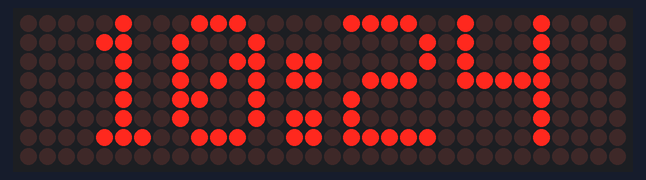
Simulated run of this sketch. Board: ESP32. On the bench: 32×8 LED matrix. WiFi joins after 1.5 s; servers stay silent unless stated; network time is answered at once with the bench clock; the local clock reads 2024-03-15 10:24:30 at power-on unless the sketch sets it; what the sketch prints to the serial monitor is not drawn.

Above: at 1.6 s.
At 30.6 s:
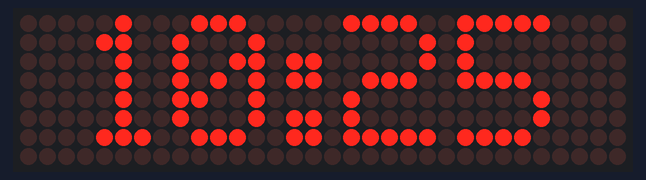
At 90.7 s:
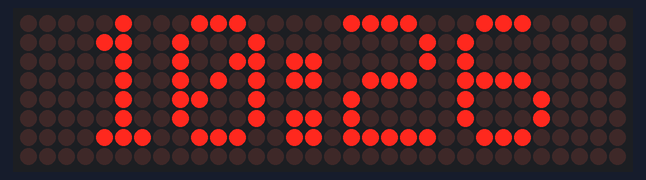

The sketch:

PanelLed1x8HoraESP32.ino
```cpp
#include <WiFi.h>
#include <NTPClient.h>
#include <WiFiUdp.h>
#include <MD_Parola.h>
#include <MD_MAX72xx.h>
#include <SPI.h>

#define HARDWARE_TYPE MD_MAX72XX::FC16_HW
//#define HARDWARE_TYPE MD_MAX72XX::GENERIC_H

#define MAX_DEVICES 4
#define CLK_PIN 18
#define DATA_PIN 23
#define CS_PIN 5
MD_Parola Display = MD_Parola(HARDWARE_TYPE, DATA_PIN, CLK_PIN, CS_PIN, MAX_DEVICES);

WiFiUDP ntpUDP;
NTPClient timeClient(ntpUDP);

const char* ssid = "Jessica2.4";
const char* password = "167832873";

String Time, hour, minute, seconds;
String Formatted_date;
long currentMillis = 0;
long previousMillis = 0;
int interval = 1000;
int intensity = 15;  // Nivel de intensidad (0-15)

void setup() {
  Serial.begin(115200);
  WiFi.begin(ssid, password);
  while (WiFi.status() != WL_CONNECTED) {
    delay(500);
    Serial.print("Connecting.");
  }
  Serial.println("");
  Serial.println("WiFi connected.");

  timeClient.begin();
  timeClient.setTimeOffset(-4 * 3600);

  Display.begin();
  Display.setIntensity(intensity);  // Ajusta la intensidad de los LED
  Display.displayClear();
}

void loop() {
  obtainTime();
}

void obtainTime() {
  timeClient.update();

  currentMillis = millis();

  if (currentMillis - previousMillis > interval) {
    previousMillis = millis();

    hour = timeClient.getHours();
    minute = timeClient.getMinutes();
    seconds = timeClient.getSeconds();

    Time = hour + ":" + minute;
    Serial.println(Time);
    Display.setTextAlignment(PA_CENTER);
    Display.print(Time);
  }
}
```

Measured:
- what the display in image 0 shows lasts 29.1 s, from 1.5 s to 30.6 s
- what the display in image 1 shows lasts 60.0 s, from 30.6 s to 90.6 s
